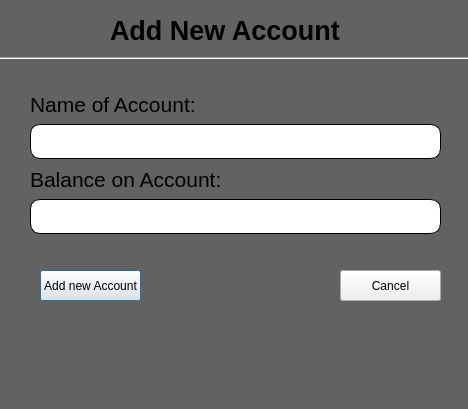
<?xml version="1.0" encoding="UTF-8"?>
<ui version="4.0">
 <class>createAccountDialog</class>
 <widget class="QDialog" name="createAccountDialog">
  <property name="geometry">
   <rect>
    <x>0</x>
    <y>0</y>
    <width>468</width>
    <height>409</height>
   </rect>
  </property>
  <property name="windowTitle">
   <string>Dialog</string>
  </property>
  <property name="styleSheet">
   <string notr="true">
QDialog {
    background-color: rgb(98, 98, 98);
}

QLineEdit {
    border: 1px solid black;
    border-radius: 10px;
    height: 35px;
}
</string>
  </property>
  <widget class="Line" name="line">
   <property name="geometry">
    <rect>
     <x>-10</x>
     <y>50</y>
     <width>511</width>
     <height>16</height>
    </rect>
   </property>
   <property name="orientation">
    <enum>Qt::Horizontal</enum>
   </property>
  </widget>
  <widget class="QLabel" name="addNewAccount">
   <property name="geometry">
    <rect>
     <x>110</x>
     <y>10</y>
     <width>251</width>
     <height>41</height>
    </rect>
   </property>
   <property name="font">
    <font>
     <family>Leelawadee UI</family>
     <pointsize>20</pointsize>
     <weight>75</weight>
     <bold>true</bold>
    </font>
   </property>
   <property name="text">
    <string>Add New Account</string>
   </property>
  </widget>
  <widget class="QPushButton" name="addNewAccBtn">
   <property name="geometry">
    <rect>
     <x>40</x>
     <y>270</y>
     <width>101</width>
     <height>31</height>
    </rect>
   </property>
   <property name="text">
    <string>Add new Account</string>
   </property>
  </widget>
  <widget class="QPushButton" name="closeAddAccountDialogBtn">
   <property name="geometry">
    <rect>
     <x>340</x>
     <y>270</y>
     <width>101</width>
     <height>31</height>
    </rect>
   </property>
   <property name="text">
    <string>Cancel</string>
   </property>
  </widget>
  <widget class="QWidget" name="layoutWidget">
   <property name="geometry">
    <rect>
     <x>30</x>
     <y>90</y>
     <width>411</width>
     <height>144</height>
    </rect>
   </property>
   <layout class="QVBoxLayout" name="verticalLayout_3">
    <item>
     <layout class="QVBoxLayout" name="verticalLayout">
      <item>
       <widget class="QLabel" name="accNameLbl">
        <property name="font">
         <font>
          <pointsize>16</pointsize>
         </font>
        </property>
        <property name="text">
         <string>Name of Account:</string>
        </property>
       </widget>
      </item>
      <item>
       <widget class="QLineEdit" name="accNameLe">
        <property name="minimumSize">
         <size>
          <width>0</width>
          <height>35</height>
         </size>
        </property>
        <property name="maximumSize">
         <size>
          <width>16777215</width>
          <height>35</height>
         </size>
        </property>
        <property name="styleSheet">
         <string notr="true"/>
        </property>
        <property name="text">
         <string/>
        </property>
       </widget>
      </item>
     </layout>
    </item>
    <item>
     <layout class="QVBoxLayout" name="verticalLayout_2">
      <item>
       <widget class="QLabel" name="accBalanceLbl">
        <property name="font">
         <font>
          <pointsize>16</pointsize>
         </font>
        </property>
        <property name="text">
         <string>Balance on Account:</string>
        </property>
       </widget>
      </item>
      <item>
       <widget class="QLineEdit" name="accBalanceLe">
        <property name="minimumSize">
         <size>
          <width>0</width>
          <height>35</height>
         </size>
        </property>
        <property name="maximumSize">
         <size>
          <width>16777215</width>
          <height>35</height>
         </size>
        </property>
        <property name="styleSheet">
         <string notr="true"/>
        </property>
        <property name="text">
         <string/>
        </property>
       </widget>
      </item>
     </layout>
    </item>
   </layout>
  </widget>
 </widget>
 <resources/>
 <connections/>
</ui>
